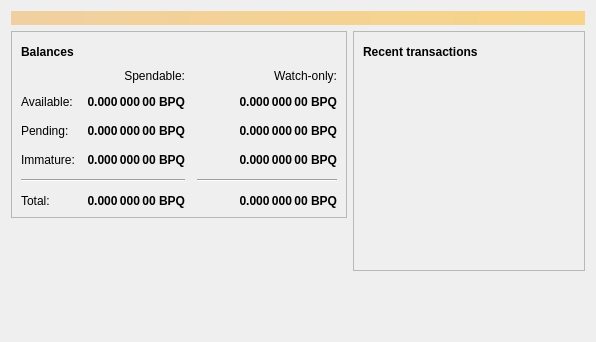
<?xml version="1.0" encoding="UTF-8"?>
<ui version="4.0">
 <class>OverviewPage</class>
 <widget class="QWidget" name="OverviewPage">
  <property name="geometry">
   <rect>
    <x>0</x>
    <y>0</y>
    <width>596</width>
    <height>342</height>
   </rect>
  </property>
  <property name="windowTitle">
   <string>Form</string>
  </property>
  <layout class="QVBoxLayout" name="topLayout">
   <item>
    <widget class="QLabel" name="labelAlerts">
     <property name="visible">
      <bool>false</bool>
     </property>
     <property name="styleSheet">
      <string notr="true">QLabel { background-color: qlineargradient(x1: 0, y1: 0, x2: 1, y2: 0, stop:0 #F0D0A0, stop:1 #F8D488); color:#000000; }</string>
     </property>
     <property name="wordWrap">
      <bool>true</bool>
     </property>
     <property name="margin">
      <number>3</number>
     </property>
     <property name="textInteractionFlags">
      <set>Qt::TextSelectableByMouse</set>
     </property>
    </widget>
   </item>
   <item>
    <layout class="QHBoxLayout" name="horizontalLayout" stretch="1,1">
     <item>
      <layout class="QVBoxLayout" name="verticalLayout_2">
       <item>
        <widget class="QFrame" name="frame">
         <property name="frameShape">
          <enum>QFrame::StyledPanel</enum>
         </property>
         <property name="frameShadow">
          <enum>QFrame::Raised</enum>
         </property>
         <layout class="QVBoxLayout" name="verticalLayout_4">
          <item>
           <layout class="QHBoxLayout" name="horizontalLayout_4">
            <item>
             <widget class="QLabel" name="label_5">
              <property name="font">
               <font>
                <weight>75</weight>
                <bold>true</bold>
               </font>
              </property>
              <property name="text">
               <string>Balances</string>
              </property>
             </widget>
            </item>
            <item>
             <widget class="QPushButton" name="labelWalletStatus">
              <property name="enabled">
               <bool>true</bool>
              </property>
              <property name="maximumSize">
               <size>
                <width>30</width>
                <height>16777215</height>
               </size>
              </property>
              <property name="toolTip">
               <string>The displayed information may be out of date. Your wallet automatically synchronizes with the Bitcoin network after a connection is established, but this process has not completed yet.</string>
              </property>
              <property name="text">
               <string/>
              </property>
              <property name="icon">
               <iconset resource="../bitcoin.qrc">
                <normaloff>:/icons/warning</normaloff>
                <disabledoff>:/icons/warning</disabledoff>:/icons/warning</iconset>
              </property>
              <property name="iconSize">
               <size>
                <width>24</width>
                <height>24</height>
               </size>
              </property>
              <property name="flat">
               <bool>true</bool>
              </property>
             </widget>
            </item>
            <item>
             <spacer name="horizontalSpacer_3">
              <property name="orientation">
               <enum>Qt::Horizontal</enum>
              </property>
              <property name="sizeHint" stdset="0">
               <size>
                <width>40</width>
                <height>20</height>
               </size>
              </property>
             </spacer>
            </item>
           </layout>
          </item>
          <item>
           <layout class="QGridLayout" name="gridLayout">
            <property name="spacing">
             <number>12</number>
            </property>
            <item row="2" column="2">
             <widget class="QLabel" name="labelWatchPending">
              <property name="font">
               <font>
                <weight>75</weight>
                <bold>true</bold>
               </font>
              </property>
              <property name="cursor">
               <cursorShape>IBeamCursor</cursorShape>
              </property>
              <property name="toolTip">
               <string>Unconfirmed transactions to watch-only addresses</string>
              </property>
              <property name="text">
               <string notr="true">0.000 000 00 BPQ</string>
              </property>
              <property name="alignment">
               <set>Qt::AlignRight|Qt::AlignTrailing|Qt::AlignVCenter</set>
              </property>
              <property name="textInteractionFlags">
               <set>Qt::LinksAccessibleByMouse|Qt::TextSelectableByKeyboard|Qt::TextSelectableByMouse</set>
              </property>
             </widget>
            </item>
            <item row="2" column="1">
             <widget class="QLabel" name="labelUnconfirmed">
              <property name="font">
               <font>
                <weight>75</weight>
                <bold>true</bold>
               </font>
              </property>
              <property name="cursor">
               <cursorShape>IBeamCursor</cursorShape>
              </property>
              <property name="toolTip">
               <string>Total of transactions that have yet to be confirmed, and do not yet count toward the spendable balance</string>
              </property>
              <property name="text">
               <string notr="true">0.000 000 00 BPQ</string>
              </property>
              <property name="alignment">
               <set>Qt::AlignRight|Qt::AlignTrailing|Qt::AlignVCenter</set>
              </property>
              <property name="textInteractionFlags">
               <set>Qt::LinksAccessibleByMouse|Qt::TextSelectableByKeyboard|Qt::TextSelectableByMouse</set>
              </property>
             </widget>
            </item>
            <item row="3" column="2">
             <widget class="QLabel" name="labelWatchImmature">
              <property name="font">
               <font>
                <weight>75</weight>
                <bold>true</bold>
               </font>
              </property>
              <property name="cursor">
               <cursorShape>IBeamCursor</cursorShape>
              </property>
              <property name="toolTip">
               <string>Mined balance in watch-only addresses that has not yet matured</string>
              </property>
              <property name="text">
               <string notr="true">0.000 000 00 BPQ</string>
              </property>
              <property name="alignment">
               <set>Qt::AlignRight|Qt::AlignTrailing|Qt::AlignVCenter</set>
              </property>
              <property name="textInteractionFlags">
               <set>Qt::LinksAccessibleByMouse|Qt::TextSelectableByKeyboard|Qt::TextSelectableByMouse</set>
              </property>
             </widget>
            </item>
            <item row="4" column="0" colspan="2">
             <widget class="Line" name="line">
              <property name="orientation">
               <enum>Qt::Horizontal</enum>
              </property>
             </widget>
            </item>
            <item row="4" column="2">
             <widget class="Line" name="lineWatchBalance">
              <property name="sizePolicy">
               <sizepolicy hsizetype="Preferred" vsizetype="Fixed">
                <horstretch>0</horstretch>
                <verstretch>0</verstretch>
               </sizepolicy>
              </property>
              <property name="minimumSize">
               <size>
                <width>140</width>
                <height>0</height>
               </size>
              </property>
              <property name="orientation">
               <enum>Qt::Horizontal</enum>
              </property>
             </widget>
            </item>
            <item row="5" column="0">
             <widget class="QLabel" name="labelTotalText">
              <property name="text">
               <string>Total:</string>
              </property>
             </widget>
            </item>
            <item row="3" column="1">
             <widget class="QLabel" name="labelImmature">
              <property name="font">
               <font>
                <weight>75</weight>
                <bold>true</bold>
               </font>
              </property>
              <property name="cursor">
               <cursorShape>IBeamCursor</cursorShape>
              </property>
              <property name="toolTip">
               <string>Mined balance that has not yet matured</string>
              </property>
              <property name="text">
               <string notr="true">0.000 000 00 BPQ</string>
              </property>
              <property name="alignment">
               <set>Qt::AlignRight|Qt::AlignTrailing|Qt::AlignVCenter</set>
              </property>
              <property name="textInteractionFlags">
               <set>Qt::LinksAccessibleByMouse|Qt::TextSelectableByKeyboard|Qt::TextSelectableByMouse</set>
              </property>
             </widget>
            </item>
            <item row="2" column="3">
             <spacer name="horizontalSpacer_2">
              <property name="orientation">
               <enum>Qt::Horizontal</enum>
              </property>
              <property name="sizeHint" stdset="0">
               <size>
                <width>40</width>
                <height>20</height>
               </size>
              </property>
             </spacer>
            </item>
            <item row="3" column="0">
             <widget class="QLabel" name="labelImmatureText">
              <property name="text">
               <string>Immature:</string>
              </property>
             </widget>
            </item>
            <item row="5" column="1">
             <widget class="QLabel" name="labelTotal">
              <property name="font">
               <font>
                <weight>75</weight>
                <bold>true</bold>
               </font>
              </property>
              <property name="cursor">
               <cursorShape>IBeamCursor</cursorShape>
              </property>
              <property name="toolTip">
               <string>Your current total balance</string>
              </property>
              <property name="text">
               <string notr="true">0.000 000 00 BPQ</string>
              </property>
              <property name="alignment">
               <set>Qt::AlignRight|Qt::AlignTrailing|Qt::AlignVCenter</set>
              </property>
              <property name="textInteractionFlags">
               <set>Qt::LinksAccessibleByMouse|Qt::TextSelectableByKeyboard|Qt::TextSelectableByMouse</set>
              </property>
             </widget>
            </item>
            <item row="5" column="2">
             <widget class="QLabel" name="labelWatchTotal">
              <property name="font">
               <font>
                <weight>75</weight>
                <bold>true</bold>
               </font>
              </property>
              <property name="cursor">
               <cursorShape>IBeamCursor</cursorShape>
              </property>
              <property name="toolTip">
               <string>Current total balance in watch-only addresses</string>
              </property>
              <property name="text">
               <string notr="true">0.000 000 00 BPQ</string>
              </property>
              <property name="alignment">
               <set>Qt::AlignRight|Qt::AlignTrailing|Qt::AlignVCenter</set>
              </property>
              <property name="textInteractionFlags">
               <set>Qt::LinksAccessibleByMouse|Qt::TextSelectableByKeyboard|Qt::TextSelectableByMouse</set>
              </property>
             </widget>
            </item>
            <item row="0" column="2">
             <widget class="QLabel" name="labelWatchonly">
              <property name="text">
               <string>Watch-only:</string>
              </property>
              <property name="alignment">
               <set>Qt::AlignRight|Qt::AlignTrailing|Qt::AlignVCenter</set>
              </property>
             </widget>
            </item>
            <item row="1" column="0">
             <widget class="QLabel" name="labelBalanceText">
              <property name="text">
               <string>Available:</string>
              </property>
             </widget>
            </item>
            <item row="1" column="1">
             <widget class="QLabel" name="labelBalance">
              <property name="font">
               <font>
                <weight>75</weight>
                <bold>true</bold>
               </font>
              </property>
              <property name="cursor">
               <cursorShape>IBeamCursor</cursorShape>
              </property>
              <property name="toolTip">
               <string>Your current spendable balance</string>
              </property>
              <property name="text">
               <string notr="true">0.000 000 00 BPQ</string>
              </property>
              <property name="alignment">
               <set>Qt::AlignRight|Qt::AlignTrailing|Qt::AlignVCenter</set>
              </property>
              <property name="textInteractionFlags">
               <set>Qt::LinksAccessibleByMouse|Qt::TextSelectableByKeyboard|Qt::TextSelectableByMouse</set>
              </property>
             </widget>
            </item>
            <item row="1" column="2">
             <widget class="QLabel" name="labelWatchAvailable">
              <property name="font">
               <font>
                <weight>75</weight>
                <bold>true</bold>
               </font>
              </property>
              <property name="cursor">
               <cursorShape>IBeamCursor</cursorShape>
              </property>
              <property name="toolTip">
               <string>Your current balance in watch-only addresses</string>
              </property>
              <property name="text">
               <string notr="true">0.000 000 00 BPQ</string>
              </property>
              <property name="alignment">
               <set>Qt::AlignRight|Qt::AlignTrailing|Qt::AlignVCenter</set>
              </property>
              <property name="textInteractionFlags">
               <set>Qt::LinksAccessibleByMouse|Qt::TextSelectableByKeyboard|Qt::TextSelectableByMouse</set>
              </property>
             </widget>
            </item>
            <item row="2" column="0">
             <widget class="QLabel" name="labelPendingText">
              <property name="text">
               <string>Pending:</string>
              </property>
             </widget>
            </item>
            <item row="0" column="1">
             <widget class="QLabel" name="labelSpendable">
              <property name="text">
               <string>Spendable:</string>
              </property>
              <property name="alignment">
               <set>Qt::AlignRight|Qt::AlignTrailing|Qt::AlignVCenter</set>
              </property>
             </widget>
            </item>
           </layout>
          </item>
         </layout>
        </widget>
       </item>
       <item>
        <spacer name="verticalSpacer">
         <property name="orientation">
          <enum>Qt::Vertical</enum>
         </property>
         <property name="sizeHint" stdset="0">
          <size>
           <width>20</width>
           <height>40</height>
          </size>
         </property>
        </spacer>
       </item>
      </layout>
     </item>
     <item>
      <layout class="QVBoxLayout" name="verticalLayout_3">
       <item>
        <widget class="QFrame" name="frame_2">
         <property name="frameShape">
          <enum>QFrame::StyledPanel</enum>
         </property>
         <property name="frameShadow">
          <enum>QFrame::Raised</enum>
         </property>
         <layout class="QVBoxLayout" name="verticalLayout">
          <item>
           <layout class="QHBoxLayout" name="horizontalLayout_2">
            <item>
             <widget class="QLabel" name="label_4">
              <property name="font">
               <font>
                <weight>75</weight>
                <bold>true</bold>
               </font>
              </property>
              <property name="text">
               <string>Recent transactions</string>
              </property>
             </widget>
            </item>
            <item>
             <widget class="QPushButton" name="labelTransactionsStatus">
              <property name="enabled">
               <bool>true</bool>
              </property>
              <property name="maximumSize">
               <size>
                <width>30</width>
                <height>16777215</height>
               </size>
              </property>
              <property name="toolTip">
               <string>The displayed information may be out of date. Your wallet automatically synchronizes with the Bitcoin network after a connection is established, but this process has not completed yet.</string>
              </property>
              <property name="text">
               <string/>
              </property>
              <property name="icon">
               <iconset resource="../bitcoin.qrc">
                <normaloff>:/icons/warning</normaloff>
                <disabledoff>:/icons/warning</disabledoff>:/icons/warning</iconset>
              </property>
              <property name="iconSize">
               <size>
                <width>24</width>
                <height>24</height>
               </size>
              </property>
              <property name="flat">
               <bool>true</bool>
              </property>
             </widget>
            </item>
            <item>
             <spacer name="horizontalSpacer">
              <property name="orientation">
               <enum>Qt::Horizontal</enum>
              </property>
              <property name="sizeHint" stdset="0">
               <size>
                <width>40</width>
                <height>20</height>
               </size>
              </property>
             </spacer>
            </item>
           </layout>
          </item>
          <item>
           <widget class="QListView" name="listTransactions">
            <property name="styleSheet">
             <string notr="true">QListView { background: transparent; }</string>
            </property>
            <property name="frameShape">
             <enum>QFrame::NoFrame</enum>
            </property>
            <property name="verticalScrollBarPolicy">
             <enum>Qt::ScrollBarAlwaysOff</enum>
            </property>
            <property name="horizontalScrollBarPolicy">
             <enum>Qt::ScrollBarAlwaysOff</enum>
            </property>
            <property name="selectionMode">
             <enum>QAbstractItemView::NoSelection</enum>
            </property>
           </widget>
          </item>
         </layout>
        </widget>
       </item>
       <item>
        <spacer name="verticalSpacer_2">
         <property name="orientation">
          <enum>Qt::Vertical</enum>
         </property>
         <property name="sizeHint" stdset="0">
          <size>
           <width>20</width>
           <height>40</height>
          </size>
         </property>
        </spacer>
       </item>
      </layout>
     </item>
    </layout>
   </item>
  </layout>
 </widget>
 <resources/>
 <connections/>
</ui>
